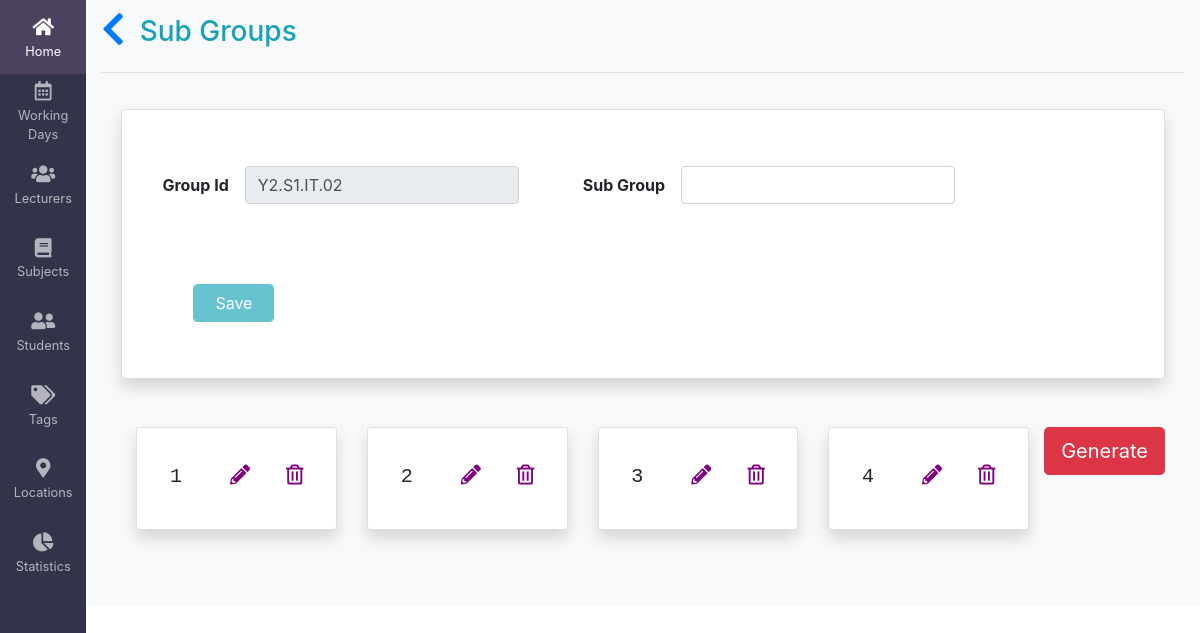
The page /1/subgroups on the database its author committed.
### timetable/models.py (models this page shows, shortened)
class Group(models.Model):
    academic_year_semester = models.ForeignKey(
        AcademicYearSemester, on_delete=models.CASCADE)
    programme = models.ForeignKey(Programme, on_delete=models.CASCADE)
    group_no = models.CharField(max_length=2)
    student_count = models.IntegerField(null=True, blank=True)
    generated_group = models.CharField(max_length=100, blank=True, null=True)
    class Meta:
        constraints = [
            models.UniqueConstraint(
                fields=['academic_year_semester', 'programme', 'group_no'], name='student_details')
        ]

class Subgroup(models.Model):
    group = models.ForeignKey(Group, on_delete=models.CASCADE)
    subgroup_no = models.IntegerField(default=1)
    generated_subgroup = models.CharField(
        max_length=100, blank=True, null=True)
    class Meta:
        constraints = [
            models.UniqueConstraint(
                fields=['group', 'subgroup_no'], name='subgroup_details')
        ]

### timetable/views.py (the view)
# urls.py: path('<int:pk>/subgroups', views.SubGroupsView.as_view(), name='subgroups'),
class SubGroupsView(generic.DetailView):
    model = Group
    template_name = 'students/generate-subgroups.html'

### template/students/generate-subgroups.html (shortened to what this page needs)
{% extends 'base.html' %}
{% block content %}
<div class="container-fluid main bg-light">
    <div style="border-radius: 100;" >
        <div class="bg-light text-info" style="padding: 15px 0px; font-weight: 900;">
            <h3><a href="{% url 'students' %}"><i class="fas fa-chevron-left fa-lg"></i></a>&nbsp; Sub Groups</h3>
        </div>
        <hr style="margin-top: 0px; margin-left: 0rem; ">
        <div class="scrollable">
            <div class="card-body bg-light">
                <div class="card shadow p-3 mb-5 bg-white rounded">
                    <form action="" class="form-inline" id="addSubgroups">
                        <div class="form-group m-4">
                            <label class="text-black font-weight-bold" for="{{group.id}}">Group Id </label>
                            <input type="text" class="form-control m-3" id="{{group.id}}" name="groupId" value={{group.generated_group}} readonly/>
                        </div>
                        <div class="form-group m-4">
                            <label class="font-weight-bold" for="subgroupId">Sub Group </label>
                            <input type="number" class="form-control m-3" id="subgroupId" name="subgroup" min="1"/>
                        </div>
                        <div class="col-md-2">
                            <div class="form-group m-4">
                                <input type="submit" class="form-control m-3 btn btn-info btn-block" id="save_btn" disabled="true" value="  Save  " />
                            </div>
                        </div>
                    </form>
                </div>
                {% if group.subgroup_set.all|length > 0 %}
                    <div style="float: right;">
                        <a href="{% url 'generate_subgroups' group.id %}"><button class="btn btn-lg btn-danger"> Generate </button></a>
                    </div>
                {% endif %}
                <div class="row row-cols-1 row-cols-md-4 chaa">
                    {% for subgroup in group.subgroup_set.all %}
                    <div class="col mb-2" id="sb-${subgroup.id}">
                        <div class="card shadow p-3 mb-5 bg-white rounded text-center">
                            <pre>
                                <h5 class="proName">{{subgroup.subgroup_no }}    <span data-toggle="modal" data-target="#myModal" onclick="editSubgroup({{subgroup.id}})"><i class="fas fa-pencil-alt" style="color:purple;"></i></span>   <span onclick="deleteAca({{subgroup.id}})"><i class="far fa-trash-alt" style="color:purple;"></i></span><h5></pre>
                        </div>
                    </div>
                    {% endfor %}
                </div>
            </div>
        </div>
    </div>
</div>
{% endblock %}

### template/base.html (style rules this page uses)
html, body { height: 100%; }
.main { background: #f3f2f1; min-height: 100%; margin-left: 5.4rem; width: calc(100% - 5.4rem); }
.card { background: #f3f2f1; }

### rows shown on the page
Group: groupId "Y2.S1.IT.02"
Subgroup: subgroup_no "1"
Subgroup: subgroup_no "2"
Subgroup: subgroup_no "3"
Subgroup: subgroup_no "4"
